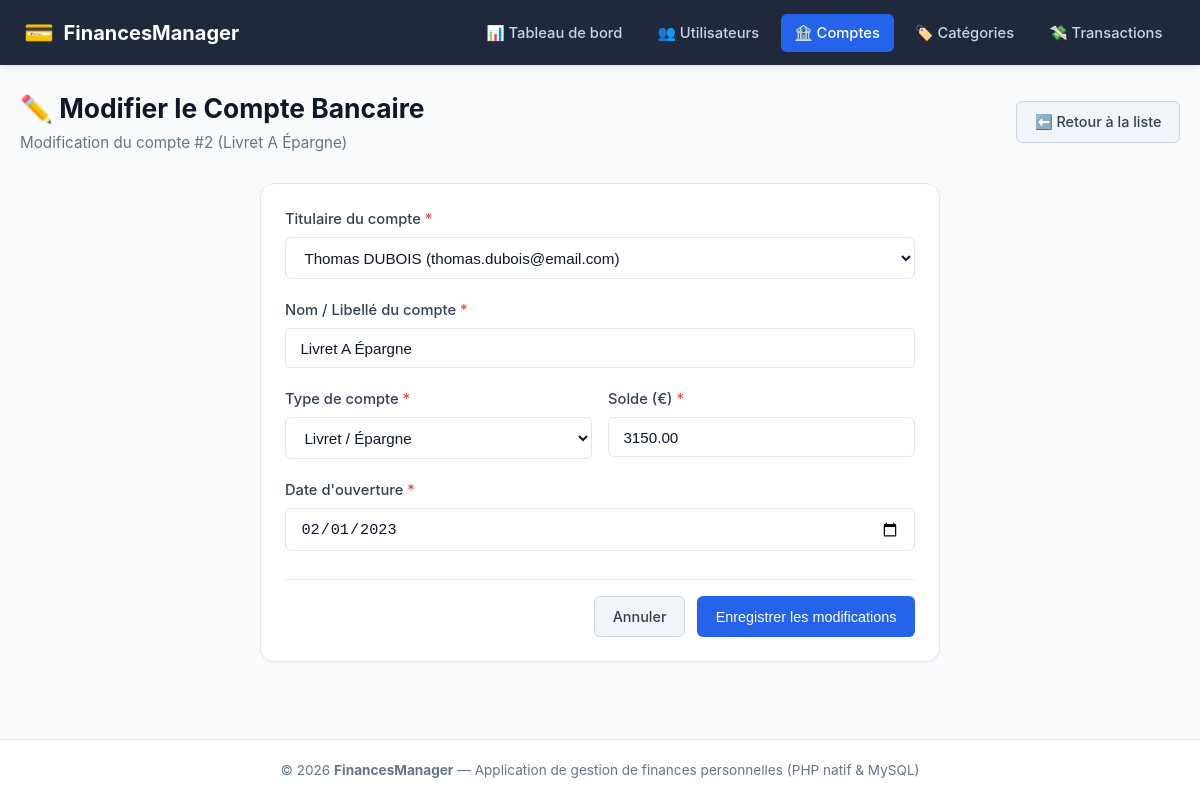
/comptes/edit.php?id=2, run on the app's committed database.
### tables this page shows
CREATE TABLE `Compte_bancaire` (
    `id_compte` INT AUTO_INCREMENT PRIMARY KEY,
    `id_utilisateur` INT NOT NULL,
    `nom_compte` VARCHAR(100) NOT NULL,
    `type_compte` ENUM('courant', 'epargne', 'autre') NOT NULL DEFAULT 'courant',
    `solde` DECIMAL(10,2) NOT NULL DEFAULT 0.00,
    `date_ouverture` DATE NOT NULL,
    CONSTRAINT `fk_compte_utilisateur`
        FOREIGN KEY (`id_utilisateur`)
        REFERENCES `Utilisateur` (`id_utilisateur`)
        ON DELETE CASCADE
        ON UPDATE CASCADE
);

CREATE TABLE `Utilisateur` (
    `id_utilisateur` INT AUTO_INCREMENT PRIMARY KEY,
    `nom` VARCHAR(100) NOT NULL,
    `prenom` VARCHAR(100) NOT NULL,
    `email` VARCHAR(191) NOT NULL UNIQUE,
    `mot_de_passe` VARCHAR(255) NOT NULL,
    `date_creation` DATETIME NOT NULL DEFAULT CURRENT_TIMESTAMP
);

### config/db.php (called while the page is built, shortened)
<?php
function getBaseUrl(): string {
    $scriptDir = str_replace('\\', '/', dirname($_SERVER['SCRIPT_NAME'] ?? ''));
    $subfolders = ['/utilisateurs', '/comptes', '/categories', '/transactions', '/config', '/includes'];
    foreach ($subfolders as $sub) {
        if (str_ends_with($scriptDir, $sub)) {
            $scriptDir = substr($scriptDir, 0, -strlen($sub));
            break;
        }
    }
    $trimmed = rtrim($scriptDir, '/');
    return ($trimmed === '' ? '' : $trimmed) . '/';
}
function escape(?string $value): string {
    return htmlspecialchars($value ?? '', ENT_QUOTES, 'UTF-8');
}

### comptes/edit.php (the view, shortened to what this page needs)
<?php
require_once __DIR__ . '/../config/db.php';
$id = isset($_GET['id']) ? (int)$_GET['id'] : 0;
$utilisateurs = [];
try {
    $stmt = $pdo->query("SELECT id_utilisateur, nom, prenom, email FROM Utilisateur ORDER BY nom, prenom");
    $utilisateurs = $stmt->fetchAll();
    $stmt = $pdo->prepare("SELECT * FROM Compte_bancaire WHERE id_compte = ?");
    $stmt->execute([$id]);
    $compte = $stmt->fetch();
} catch (PDOException $e) {
    setFlash('danger', "Erreur : " . $e->getMessage());
    redirect(getBaseUrl() . 'comptes/list.php');
}
$id_utilisateur = $compte['id_utilisateur'];
$nom_compte = $compte['nom_compte'];
$type_compte = $compte['type_compte'];
$solde = $compte['solde'];
$date_ouverture = $compte['date_ouverture'];
require_once __DIR__ . '/../includes/header.php';
?>
<div class="page-header">
    <div>
        <h1 class="page-title">✏️ Modifier le Compte Bancaire</h1>
        <p class="page-subtitle">Modification du compte #<?= (int)$id ?> (<?= escape($compte['nom_compte']) ?>)</p>
    </div>
    <a href="<?= $baseUrl ?>comptes/list.php" class="btn btn-secondary">
        ⬅️ Retour à la liste
    </a>
</div>
<div class="card form-container">
    <form action="" method="POST" class="js-validate" novalidate>
        <div class="form-group">
            <label for="id_utilisateur" class="form-label required">Titulaire du compte</label>
            <select id="id_utilisateur" name="id_utilisateur" class="form-control" required>
                <?php foreach ($utilisateurs as $u): ?>
                    <option value="<?= (int)$u['id_utilisateur'] ?>" <?= $id_utilisateur == $u['id_utilisateur'] ? 'selected' : '' ?>>
                        <?= escape($u['prenom'] . ' ' . strtoupper($u['nom'])) ?> (<?= escape($u['email']) ?>)
                    </option>
                <?php endforeach; ?>
            </select>
        </div>
        <div class="form-group">
            <label for="nom_compte" class="form-label required">Nom / Libellé du compte</label>
            <input type="text" id="nom_compte" name="nom_compte" class="form-control"
                   value="<?= escape($nom_compte) ?>" required>
        </div>
        <div class="form-row">
            <div class="form-group">
                <label for="type_compte" class="form-label required">Type de compte</label>
                <select id="type_compte" name="type_compte" class="form-control" required>
                    <option value="epargne" <?= $type_compte === 'epargne' ? 'selected' : '' ?>>Livret / Épargne</option>
                </select>
            </div>
            <div class="form-group">
                <label for="solde" class="form-label required">Solde (€)</label>
                <input type="number" step="0.01" id="solde" name="solde" class="form-control"
                       value="<?= escape($solde) ?>" required>
            </div>
        </div>
        <div class="form-group">
            <label for="date_ouverture" class="form-label required">Date d'ouverture</label>
            <input type="date" id="date_ouverture" name="date_ouverture" class="form-control"
                   value="<?= escape($date_ouverture) ?>" required>
        </div>
        <div class="form-actions">
            <a href="<?= $baseUrl ?>comptes/list.php" class="btn btn-secondary">Annuler</a>
            <button type="submit" class="btn btn-primary">Enregistrer les modifications</button>
        </div>
    </form>
</div>
<?php require_once __DIR__ . '/../includes/footer.php'; ?>

### assets/css/style.css (style rules this page uses)
:root { --primary: #2563eb; --primary-hover: #1d4ed8; --primary-light: #eff6ff; --secondary: #64748b; --secondary-hover: #475569; --success: #10b981; --success-light: #ecfdf5; --danger: #ef4444; --danger-light: #fef2f2; --warning: #f59e0b; --warning-light: #fffbeb; --info: #0ea5e9; --info-light: #f0f9ff; --bg: #f8fafc; --card-bg: #ffffff; --text-main: #0f172a; --text-muted: #64748b; --border: #e2e8f0; --border-focus: #93c5fd; --radius-sm: 6px; --radius-md: 10px; --radius-lg: 14px; --shadow-sm: 0 1px 2px rgba(0, 0, 0, 0.05); --shadow-md: 0 4px 6px -1px rgba(0, 0, 0, 0.08), 0 2px 4px -2px rgba(0, 0, 0, 0.05); --shadow-lg: 0 10px 15px -3px rgba(0, 0, 0, 0.08), 0 4px 6px -4px rgba(0, 0, 0, 0.05); }
* { box-sizing: border-box; margin: 0; padding: 0; }
body { font-family: -apple-system, BlinkMacSystemFont, "Segoe UI", Roboto, Oxygen, Ubuntu, Cantarell, "Open Sans", sans-serif; background-color: var(--bg); color: var(--text-main); line-height: 1.5; min-height: 100vh; display: flex; flex-direction: column; }
.page-header { display: flex; justify-content: space-between; align-items: center; flex-wrap: wrap; gap: 1rem; margin-bottom: 1.75rem; }
.page-title { font-size: 1.65rem; font-weight: 700; color: #0f172a; }
.page-subtitle { font-size: 0.95rem; color: var(--text-muted); margin-top: 0.2rem; }
.card { background-color: var(--card-bg); border: 1px solid var(--border); border-radius: var(--radius-lg); box-shadow: var(--shadow-sm); padding: 1.5rem; margin-bottom: 1.5rem; }
.btn { display: inline-flex; align-items: center; justify-content: center; gap: 0.45rem; padding: 0.55rem 1.1rem; border-radius: var(--radius-sm); font-size: 0.9rem; font-weight: 500; text-decoration: none; cursor: pointer; border: 1px solid transparent; transition: background-color 0.15s ease, border-color 0.15s ease, transform 0.1s ease; }
.btn-primary { background-color: var(--primary); color: #ffffff; }
.btn-secondary { background-color: #f1f5f9; color: #334155; border-color: #cbd5e1; }
.form-container { max-width: 680px; margin: 0 auto; }
.form-group { margin-bottom: 1.25rem; }
.form-label { display: block; margin-bottom: 0.45rem; font-weight: 500; font-size: 0.92rem; color: #334155; }
.form-label.required::after { content: " *"; color: var(--danger); }
.form-control { width: 100%; padding: 0.65rem 0.9rem; border: 1px solid var(--border); border-radius: var(--radius-sm); font-size: 0.95rem; background-color: #ffffff; color: #0f172a; transition: border-color 0.15s ease, box-shadow 0.15s ease; }
.form-row { display: grid; grid-template-columns: 1fr 1fr; gap: 1rem; }
.form-actions { display: flex; justify-content: flex-end; gap: 0.75rem; margin-top: 1.75rem; padding-top: 1rem; border-top: 1px solid var(--border); }

### data on the page
compte_bancaire: nom_compte "Livret A Épargne", id_utilisateur "Thomas DUBOIS (thomas.dubois@email.com)", type_compte "Livret / Épargne", solde "3150.00", date_ouverture "02/01/2023"

### other printed values
$id "2"
